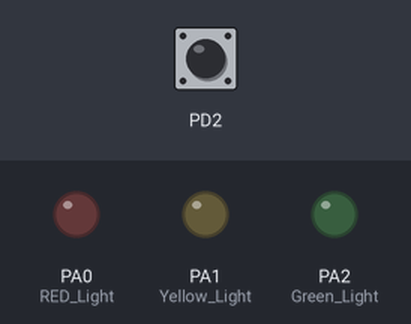
Recording of a program running on a simulated ATmega32, built with avr-gcc and emulated at 8 MHz. On the bench: output pins drawn as LEDs (lit = HIGH). Dashed ring = blinking. The test bench sets the inputs (shaded band); at power-on: PD2 HIGH.

Above: at 1.2 s.
1.3 s: PD2 pulled LOW for 0.15 s
At 1.7 s:
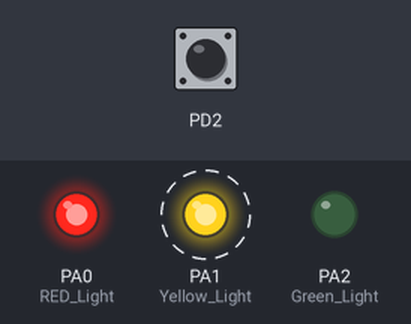
At 2.2 s:
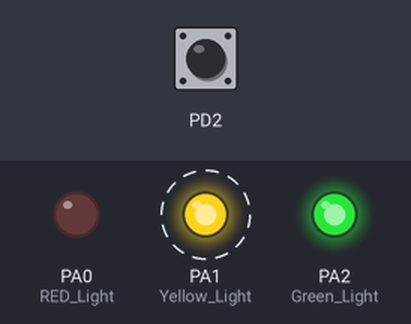
4.3 s: PD2 pulled LOW for 1 s
At 5.2 s:
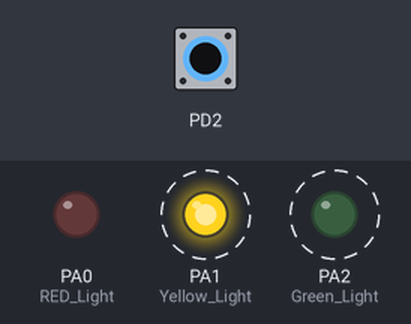
7.3 s: PD2 pulled LOW for 0.15 s
Timing chart, 0 to 19.4 s (numbered marks = the images above; inputs shaded):
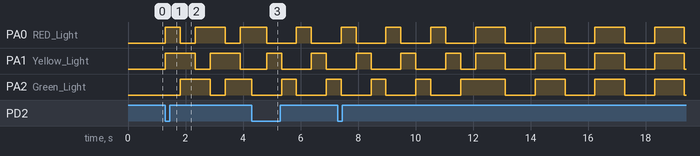

The program:

main.c
```c
/*
 * main.c
 *
 *  Created on: Dec 10, 2023
 *      Author: omar
 */
/********************************************************************************************************************
 * Name : Traffic Lights
 * Description :  This Traffic Light has 3 modes , to switch between them we use Push button
 * Micro_controller : Atmega 32 , 8 HZ
 * *****************************************************************/


/******************************************************************
 * Includes
 *******************************************************************/
#include "MemoryMap.h"
#include "STD_TYPES.h"
#include "Macros.h"
#include "avr/delay.h"
#include "Bit_calc.h"
#include "Dio.h"
#include "EXIT.h"
/******************************************************************
 * Definitions
 *******************************************************************/
#define  RED_Light     PIN0
#define  Yellow_Light  PIN1
#define  Green_Light   PIN2

/******************************************************************
 * prototypes
 *******************************************************************/
void Mode_1 ();
void Mode_2 ();
void Mode_3 ();
int main ()	;

/********************************************************************
 * Global Functions
 ********************************************************************/
volatile u8 flag ;
/******************************************************************
 * Implementation
 *******************************************************************/


/*******************************************************************
 *
 *
 * The three modes Functions
 *
 *
 *******************************************************************/
void Mode_1 (){
	Gobal_interrput_Enbale() ;
	for (u8 i = 0 ; i < 5 ; i ++){

		Dio_u8_SetPinVal(Group_A, RED_Light, Dio_PinHigh);
		Dio_u8_SetPinVal(Group_A, Yellow_Light, Dio_PinHigh);
		Dio_u8_SetPinVal(Group_A, Green_Light, Dio_PinLow);

		_delay_ms(500);

		Dio_u8_SetPinVal(Group_A, RED_Light, Dio_PinLow);
		Dio_u8_SetPinVal(Group_A, Yellow_Light, Dio_PinHigh);
		Dio_u8_SetPinVal(Group_A, Green_Light, Dio_PinHigh);

		_delay_ms(500);

		Dio_u8_SetPinVal(Group_A, RED_Light, Dio_PinHigh);
		Dio_u8_SetPinVal(Group_A, Yellow_Light, Dio_PinLow);
		Dio_u8_SetPinVal(Group_A, Green_Light, Dio_PinHigh);

		_delay_ms(500);

		Dio_u8_SetPinVal(Group_A, RED_Light, Dio_PinLow);
		Dio_u8_SetPinVal(Group_A, Yellow_Light, Dio_PinLow);
		Dio_u8_SetPinVal(Group_A, Green_Light, Dio_PinLow);


	}

}

void Mode_2 (){

	for (u8 i = 0 ; i < 5 ; i++){

		Dio_u8_SetPinVal(Group_A, RED_Light, Dio_PinHigh);
		Dio_u8_SetPinVal(Group_A, Yellow_Light, Dio_PinLow);
		Dio_u8_SetPinVal(Group_A, Green_Light, Dio_PinLow);

		_delay_ms(500);

		Dio_u8_SetPinVal(Group_A, RED_Light, Dio_PinLow);
		Dio_u8_SetPinVal(Group_A, Yellow_Light, Dio_PinHigh);
		Dio_u8_SetPinVal(Group_A, Green_Light, Dio_PinLow);

		_delay_ms(500);

		Dio_u8_SetPinVal(Group_A, RED_Light, Dio_PinLow);
		Dio_u8_SetPinVal(Group_A, Yellow_Light, Dio_PinLow);
		Dio_u8_SetPinVal(Group_A, Green_Light, Dio_PinHigh);

		_delay_ms(500);

		Dio_u8_SetPinVal(Group_A, RED_Light, Dio_PinLow);
		Dio_u8_SetPinVal(Group_A, Yellow_Light, Dio_PinLow);
		Dio_u8_SetPinVal(Group_A, Green_Light, Dio_PinLow);


	}
}

void Mode_3 (){


	for (u8 i = 0 ; i < 5 ; i++){
		Dio_u8_SetPinVal(Group_A, RED_Light, Dio_PinHigh);
		Dio_u8_SetPinVal(Group_A, Yellow_Light, Dio_PinHigh);
		Dio_u8_SetPinVal(Group_A, Green_Light, Dio_PinHigh);

		_delay_ms(1000);

		Dio_u8_SetPinVal(Group_A, RED_Light, Dio_PinLow);
		Dio_u8_SetPinVal(Group_A, Yellow_Light, Dio_PinLow);
		Dio_u8_SetPinVal(Group_A, Green_Light, Dio_PinLow);

		_delay_ms(1000);
	}
}

/*******************************************************************
 *
 *
 * The ISR Function that increment the the flag each time the Button is pushed
 *
 *
 *******************************************************************/
void TrafficLight_ISR (void){

	flag ++;
	if (flag == 1){

		/*Mode  1*/
		Mode_1();

	}

	else if (flag == 2){

		/*Mode 2*/
		Mode_2();

	}

	else if (flag == 3){

		/*mode 3 */

		flag = 0;
		Mode_3();

	}
}

/*******************************************************************
 *
 *
 * Init Function
 *
 *
 *******************************************************************/
int main (void){

	Gobal_interrput_Enbale();

	Dio_u8_SetPinDir(Group_A, PIN0, Dio_PinOutput);
	Dio_u8_SetPinDir(Group_A, PIN1, Dio_PinOutput);
	Dio_u8_SetPinDir(Group_A, PIN2, Dio_PinOutput);

	/*PullUP API*/
	Dio_Pullup(Group_D, PIN2);
	/*Line Init*/
	EXTI_Init(INT0);
	/*Sense Control */
	EXTI_SenseCTRL(Falling_Edge, INT0);
	/*CallBack Function t the ISR*/
	Callback_INT0(INT0,TrafficLight_ISR);

	while (1){


		}


	return 0 ;
}
```

Bit_calc.h
```c
/*
 * Bit_calc.h
 *
 *  Created on: Jul 2, 2023
 *      Author: omar
 */

#ifndef BIT_CALC_H_
#define BIT_CALC_H_

#define Set_Bit(var,bit_no) (var) |= (1<<(bit_no))

#define Clear_Bit(var,bit_no) (var) &= (~(1<<(bit_no)))

#define Toggle_Bit(var,bit_no) (var) ^= (1<<(bit_no))

#define Get_Bit(var,bit_no) ((var)>>(bit_no) &(1))

#define Assign_Bit(var,bit_no,value) do{ if(value == 1) Set_Bit(var,bit_no);\
	else Clear_Bit(var,bit_no);}while(0)


#endif /* BIT_CALC_H_ */
```

EXIT.h
```c
/*
 * EXIT.h
 *
 *  Created on: Dec 10, 2023
 *      Author: omar
 */

#ifndef EXIT_H_
#define EXIT_H_

/*******************************************************************
 * Functions Prototypes
 *******************************************************************/
void EXTI_Init (u8 Copy_INTx) ;
void EXTI_Line_Disable  (u8 Copy_INTx) ;
void EXTI_SenseCTRL (u8 Copy_SenseMode, u8 Copy_Line);
void Callback_INT0 (u8 Init_Line,void (* Local_PTR)(void ));

#endif /* EXIT_H_ */
```

EXTI.c
```c
/*
 * EXTI.c
 *
 *  Created on: Dec 10, 2023
 *      Author: omar
 */

/********************************************************
 * Includes
 ********************************************************/
#include "MemoryMap.h"
#include "Macros.h"
#include "STD_TYPES.h"
#include "Bit_calc.h"
#include "EXIT.h"
/*********************************************************
 * Definitions
 *********************************************************/

/*********************************************************
 * Global Variables
 **********************************************************/
static void (*INT0_FPTR)(void) = Null;
static void (*INT1_FPTR)(void) = Null;
static void (*INT2_FPTR)(void) = Null;
/***********************************************************
 * Functions Implemantaion
 ************************************************************/

void EXTI_Init (u8 Copy_INTx)
{

		switch ( Copy_INTx){

		case INT0 :
			Set_Bit(EXTI_GICR,INT0);
			break;

		case INT1 :
			Set_Bit(EXTI_GICR,INT1);
			break;

		case INT2 :
			Set_Bit(EXTI_GICR,INT2);
			break;
		}
}

void EXTI_Line_Disable  (u8 Copy_INTx) {

	switch ( Copy_INTx){

			case INT0 :
				Clear_Bit(EXTI_GICR,INT0);
				break;

			case INT1 :
				Clear_Bit(EXTI_GICR,INT1);
				break;

			case INT2 :
				Clear_Bit(EXTI_GICR,INT2);
				break;
			}
}

void EXTI_SenseCTRL (u8 Copy_SenseMode, u8 Copy_Line) {

	switch (Copy_Line){
	case INT0:
		Assign_Bit(EXTI_MCUCR, ISC00,Get_Bit(Copy_SenseMode, 0));
		Assign_Bit(EXTI_MCUCR, ISC01,Get_Bit(Copy_SenseMode, 1));
		break;

	case INT1:
		Assign_Bit(EXTI_MCUCR, ISC10,Get_Bit(Copy_SenseMode, 0));
		Assign_Bit(EXTI_MCUCR, ISC11,Get_Bit(Copy_SenseMode, 1));
		break;

	case INT2 :
		Assign_Bit(EXTI_MCUCR, EXTI_ISC2,Get_Bit(Copy_SenseMode, 0));
		break;
	}
}
/****************************************************************************
 *
 *Callback Function
 ****************************************************************************/

void Callback_INT0 (u8 Init_Line,void (* Local_PTR)(void )){

	switch (Init_Line){

	case INT0 :
	INT0_FPTR = Local_PTR;
	break;

	case INT1 :
	INT1_FPTR = Local_PTR;
	break;

	case INT2 :
	INT2_FPTR = Local_PTR;
	break;

	}

}

/******************************************************************************
 * ISR Functions
*******************************************************************************/

void __vector_1(void)__attribute__((signal));
void __vector_1(){

	if (INT0_FPTR != Null){
		INT0_FPTR();
	}
}

void __vector_2(void)__attribute__((signal));
void __vector_2(){

	if (INT1_FPTR != Null){
		INT1_FPTR();
	}
}

void __vector_3(void)__attribute__((signal));
void __vector_3(){

	if (INT2_FPTR != Null){
		INT2_FPTR();
	}
}
```

Macros.h
```c
/**********************************************************************************************************************

 *  FILE DESCRIPTION
 *  -------------------------------------------------------------------------------------------------------------------
 *         File:  <Macros>
 *       Module:  -
 *
 *  Description:  <definiations and enums >
 *
 *********************************************************************************************************************/
#ifndef _MACROS_H
#define _MACROS_H

/**********************************************************************************************************************
 * INCLUDES
 *********************************************************************************************************************/


/**********************************************************************************************************************
 Definitions
 *********************************************************************************************************************/

 /*****************************************************************************
 **Genral Definitions
 ******************************************************************************/
#define ENBALBE 1
#define DISABLE 0
//Pin Direction
#define Dio_PinInput  0
#define Dio_PinOutput 1

//Port Direction
#define Dio_PortInput  0
#define Dio_PortOutput 0xFF

//Port value
#define Dio_PortHigh 0xFF
#define Dio_PortLow 0

//Pin value
#define Dio_PinHigh 1
#define Dio_PinLow 0


/********************************************************************************
*GPIO Registers
********************************************************************************/
/*Dio Defintions*/
// Groups Macros
#define Group_A 0
#define Group_B 1
#define Group_C 2
#define Group_D 3
// Port Macros
#define PORTA 0
#define PORTB 1
#define PORTC 2
#define PORTD 3
// Pin Macros
#define PIN0 0
#define PIN1 1
#define PIN2 2
#define PIN3 3
#define PIN4 4
#define PIN5 5
#define PIN6 6
#define PIN7 7
/*Definations*/
#define Null (void*)0
#define GobalInterrput_Pin 7

/*******************************************************************************************************************/

// Interrputs Definiations


/**********************************************************************************************************************
 * Enums
 *********************************************************************************************************************/

/*External Interrputs Enums*/

#define EXTI_ISC2 6
// Interrput error enms
typedef enum {
	No_ERROR,
	INTX_ERROR,
	Sense_Ctrl,
}EXTI_ERROR;

// INT _ Pins triger
typedef enum
{
	INT2 = 5,
	INT0,
	INT1,
}INTx;

typedef enum {

	Low_Level,
	Any_Change,
	Falling_Edge,
	Rising_Edge,

}SenseCtrl;

/*MCUCR Pins*/
typedef enum
{
	ISC00,
	ISC01,
	ISC10,
	ISC11,
}MCUCR_PINS;


/**********************************************************************************************************************
 * Structs
 *********************************************************************************************************************/


#endif  /*Macros */

/**********************************************************************************************************************
 *  END OF FILE: Macros
 *********************************************************************************************************************/
```

MemoryMap.h
```c
                            /**********
                            Memory map
                            Created Omar*************/
                            /****File Descprtion : This file contains the addresses of registers
                            and it is a common file *********/


#ifndef _MEMORYMAP_H
#define _MEMORYMAP_H
/*******************************************************************
 * STATUS REGISTER
 ******************************************************************/
#define SREG   *((volatile u8 *)0x5F)

/*******************************************************************************************************************/
/*************************Dio Memory maps******************/

// Define GROUP A Registers

#define DIO_U8_DDRA *((volatile u8*)0x3A)
#define DIO_U8_PORTA *((volatile u8*)0x3B)
#define DIO_U8_PINA *((volatile u8*)0x39)

// Define GROUP B Registers

#define DIO_U8_DDRB *((volatile u8*)0x37)
#define DIO_U8_PORTB *((volatile u8*)0x38)
#define DIO_U8_PINB *((volatile u8*)0x36)


// Define GROUP C Registers

#define DIO_U8_DDRC *((volatile u8*)0x34)
#define DIO_U8_PORTC *((volatile u8*)0x35)
#define DIO_U8_PINC *((volatile u8*)0x33)


// Define GROUP D Registers

#define DIO_U8_DDRD *((volatile u8*)0x31)
#define DIO_U8_PORTD *((volatile u8*)0x32)
#define DIO_U8_PIND *((volatile u8*)0x30)
// SREG
/****************Interrput Memory map**************/

#define EXTI_GICR  * ((volatile u8 *)0x5B)   // Set The Interrputs
#define EXTI_GIFR  * ((volatile u8 *)0x5A)	// Flags
#define EXTI_MCUCR * ((volatile u8 *)0x55) // Sense Control PINS


#endif
```

Dio.h
```c
/*
 * Dio.h
 *
 *  Created on: Dec 7, 2023
 *      Author: omar
 */
/**********************************************************************************************************************

 *  FILE DESCRIPTION
 *  -------------------------------------------------------------------------------------------------------------------
 *         File:  <Dio.h>
 *       Module:  -
 *
 *  Description:  <Prototypes for the Functions >
 *
 *********************************************************************************************************************/
#ifndef _DIO_H
#define _DIO_H

/**********************************************************************************************************************
 * INCLUDES
 *********************************************************************************************************************/


/**********************************************************************************************************************
 *  GLOBAL CONSTANT MACROS
 *********************************************************************************************************************/


/**********************************************************************************************************************
 *  GLOBAL FUNCTION MACROS
 *********************************************************************************************************************/


/**********************************************************************************************************************
 *  GLOBAL DATA TYPES AND STRUCTURES
 *********************************************************************************************************************/


/**********************************************************************************************************************
 *  GLOBAL DATA PROTOTYPES
 *********************************************************************************************************************/


/**********************************************************************************************************************
 *  GLOBAL FUNCTION PROTOTYPES
 *********************************************************************************************************************/

void Dio_u8_SetPortDir(u8 Copy_PortID, u8 CopyPortDirc);  	  /*Set all the pins in the selected Port to Input or Output*/
void Dio_u8_SetPortValue(u8 Copy_PortID, u8 Copy_PortValue);  /*Set all the pins in the selected Port to High or Low*/
u8 Dio_u8_GetPortValue(u8 Copy_PortID);
void Dio_u8_SetPinDir(u8 Copy_PortID,u8 Copy_Bit_No ,u8 CopyPinDirc);
void Dio_u8_SetPinVal(u8 Copy_PortID,u8 Copy_Bit_No,u8 CopyPinVal);
u8 Dio_u8_GetPinVal(u8 Copy_PortID,u8 Copy_Bit_No);
u8 Dio_u8_GetPortDir(u8 Copy_PortID);
u8 Dio_u8_GetPinDir(u8 Copy_PortID,u8 Copy_Bit_NO);
void Dio_Pullup (u8 CopyPort_ID,u8 Copy_BitNum);
void Gobal_interrput_Enbale (void );
void Gobal_interrput_Disable (void );

#endif  /* Dio.h */

/**********************************************************************************************************************
 *  END OF FILE: Dio.h
 *********************************************************************************************************************/
```

STD_TYPES.h
```c
/*
 * STD_TYPES.h
 *
 *  Created on: May 6, 2023
 *      Author: abdo
 */

#ifndef STD_TYPES_H_
#define STD_TYPES_H_

	typedef unsigned char  			u8;
	typedef unsigned short int 		u16;
	typedef unsigned long int  		u32;
	typedef signed char 			s8;
	typedef signed short int 		s16;
	typedef signed long int 		s32;
	typedef  float 					f32;
	typedef  double 				f64;

#endif /* STD_TYPES_H_ */
```

Source omitted: Dio.c (7048 bytes)

Measured:
- after the input at 1.3 s, PA0 (RED_Light): goes HIGH 0.52 s, LOW 0.52 s, HIGH 1.0 s, LOW 0.52 s, then HIGH, starting at once; PA1 (Yellow_Light): alternates HIGH for 1.0 s and LOW for 0.52 s, starting at once; PA2 (Green_Light): LOW → HIGH after 0.52 s, → LOW 1.0 s later, → HIGH 0.52 s later
